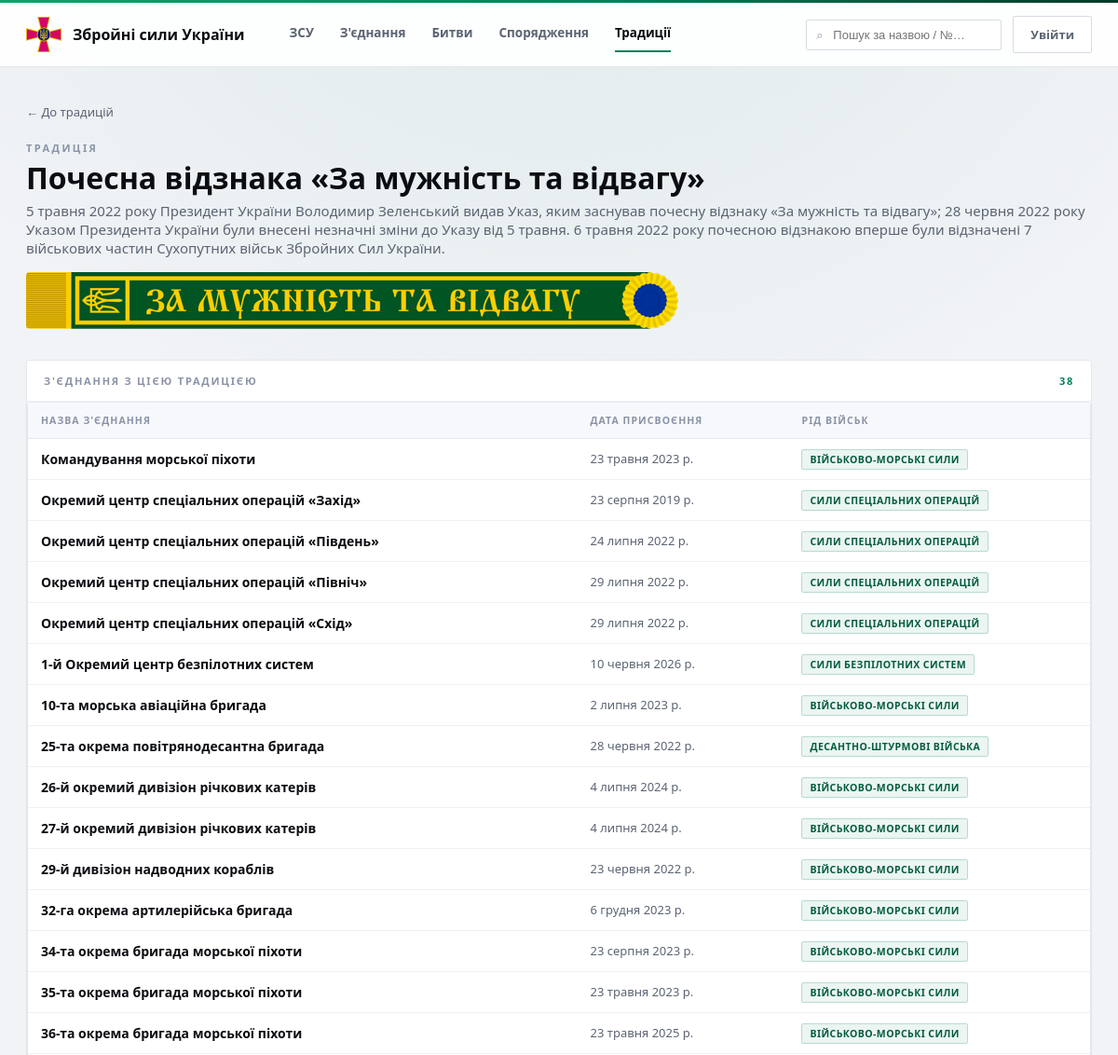
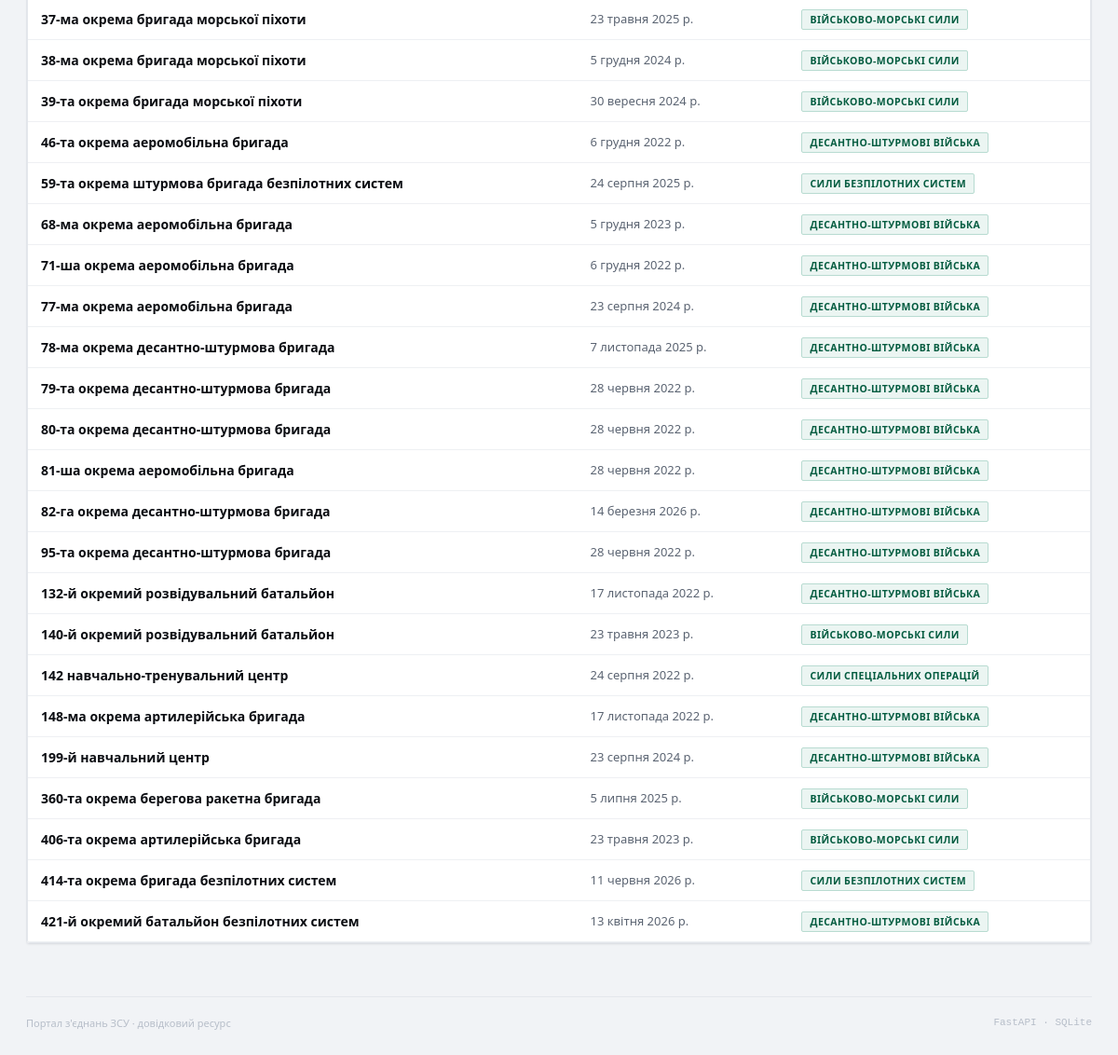
Screenshot of /traditions/1 with the database file from the repository (2 pictures, top to bottom).
### tables this page shows
CREATE TABLE traditions (
    tradition_id   INTEGER PRIMARY KEY,
    title          TEXT NOT NULL UNIQUE,
    description    TEXT,
    created_at     TIMESTAMP NOT NULL DEFAULT CURRENT_TIMESTAMP,
    updated_at     TIMESTAMP NOT NULL DEFAULT CURRENT_TIMESTAMP
, photo TEXT, is_honorific INTEGER DEFAULT 0);

CREATE TABLE brigade_traditions (
    brigade_id      INTEGER NOT NULL REFERENCES brigades (brigade_id),
    tradition_id    INTEGER NOT NULL REFERENCES traditions (tradition_id),
    date_assigned   DATE,
    created_at      TIMESTAMP NOT NULL DEFAULT CURRENT_TIMESTAMP, unit_name TEXT, photo TEXT,
    PRIMARY KEY (brigade_id, tradition_id)
);

CREATE TABLE brigades (
    brigade_id               INTEGER PRIMARY KEY,
    name                     TEXT NOT NULL,
    description              TEXT,
    military_branch_id       INTEGER REFERENCES military_branches (branch_id),
    corps_id                 INTEGER REFERENCES army_corps (corps_id),
    territorial_command_id   INTEGER REFERENCES territorial_commands (command_id),
    troop_type_id            INTEGER REFERENCES troop_types (type_id),
    formed_date              DATE,
    flag_date                DATE,
    location_id              INTEGER REFERENCES locations (location_id),
    emblem_file              TEXT,
    created_at               TIMESTAMP NOT NULL DEFAULT CURRENT_TIMESTAMP,
    updated_at               TIMESTAMP NOT NULL DEFAULT CURRENT_TIMESTAMP, brigade_date DATE, unit_type_id INTEGER REFERENCES unit_types (unit_type_id),
    CHECK (formed_date IS NULL OR flag_date IS NULL OR formed_date <= flag_date)
);

CREATE TABLE military_branches (
    branch_id      INTEGER PRIMARY KEY,
    branch_name    TEXT NOT NULL UNIQUE,
    created_at     TIMESTAMP NOT NULL DEFAULT CURRENT_TIMESTAMP,
    updated_at     TIMESTAMP NOT NULL DEFAULT CURRENT_TIMESTAMP
, details_id INTEGER REFERENCES military_branch_details (details_id));

### app/routers/traditions.py (the view)
@router.get("/{tradition_id}")
def tradition_detail(tradition_id: int, request: Request, db: sqlite3.Connection = Depends(get_db)):
    tradition = db.execute(
        "SELECT * FROM traditions WHERE tradition_id = ?", (tradition_id,)
    ).fetchone()
    brigades = db.execute(
        """SELECT b.brigade_id, b.name, mb.branch_name, ac.corps_name,
                  bt.date_assigned, bt.unit_name
           FROM brigade_traditions bt
           JOIN brigades b ON bt.brigade_id = b.brigade_id
           LEFT JOIN military_branches mb ON b.military_branch_id = mb.branch_id
           LEFT JOIN army_corps ac ON b.corps_id = ac.corps_id
           WHERE bt.tradition_id = ?
           ORDER BY CAST(b.name AS INTEGER), b.name""",
        (tradition_id,),
    ).fetchall()
    return templates.TemplateResponse(
        request,
        "tradition_detail.html",
        {"tradition": tradition, "brigades": brigades},
    )

### app/templates/tradition_detail.html (shortened to what this page needs)
{% extends "base.html" %}
{% block content %}
<a class="back-link" href="/traditions">← До традицій</a>
<div class="detail-head">
  <div class="detail-head__main">
    <div class="detail-eyebrow">Традиція</div>
    <h1>{{ tradition.title }}</h1>
    {% if tradition.description %}<div class="sub" style="margin-top:8px">{{ tradition.description }}</div>{% endif %}
    {% if tradition.photo %}
      <div style="margin-top:16px">
        <img src="/static/img/{{ tradition.photo }}" alt="{{ tradition.title }}"
             style="max-width:100%;height:auto;border-radius:4px">
      </div>
    {% endif %}
  </div>
</div>
<div class="panel">
  <div class="panel__head">
    <span>З'єднання з цією традицією</span>
    <span class="mono" style="color:var(--green)">{{ brigades|length }}</span>
  </div>
  {% if brigades %}
    <div class="table-wrap">
      <table class="brigades-table">
        <thead>
          <tr>
            <th>Назва з'єднання</th>
            <th>Дата присвоєння</th>
            <th>Рід військ</th>
          </tr>
        </thead>
        <tbody>
          {% for b in brigades %}
            <tr onclick="location.href='/brigades/{{ b.brigade_id }}'">
              <td class="cell-name"><b>{{ b.name }}</b></td>
              <td class="mono">{{ b.date_assigned | uk_date }}</td>
              <td><span class="tag tag--branch">{{ b.branch_name or '—' }}</span></td>
            </tr>
          {% endfor %}
        </tbody>
      </table>
    </div>
  {% else %}
    <div class="empty">Жодне з'єднання ще не має цієї традиції.</div>
  {% endif %}
</div>
{% endblock %}

### static/css/style.css (style rules this page uses)
:root { --green: #03815B; --green-hover: #026A4A; --green-deep: #023A28; --green-mid: #0FA36B; --green-light: #1FB37C; --accent-text: #045C40; --tint-bg: rgba(3,129,91,0.08); --tint-border: rgba(3,129,91,0.22); --page: #F1F3F6; --card: #FFFFFF; --line: #E4E7EC; --line-2: #EEF0F3; --line-3: #F1F3F6; --input: #D7DBE2; --ink: #0B0D12; --text: #2B303A; --muted: #5B6472; --faint: #8A93A6; --ghost: #9099A8; --mono: "Cascadia Code","Consolas",ui-monospace,monospace; --shadow: 0 1px 2px rgba(20,22,30,0.04); --shadow-h: 0 8px 24px rgba(3,129,91,0.14); }
* { box-sizing: border-box; }
html, body { margin: 0; padding: 0; }
body { font-family: "Calibri","Source Sans Pro","Segoe UI",system-ui,sans-serif; background: var(--page); background-image: radial-gradient(120% 55% at 50% -8%, rgba(3,129,91,0.08) 0%, rgba(241,243,246,0) 55%); background-attachment: fixed; color: var(--text); -webkit-font-smoothing: antialiased; }
a { color: var(--green); text-decoration: none; }
.back-link { display: inline-block; color: var(--muted); font-size: 13px; margin-bottom: 22px; }
.tag { font-size: 10.5px; letter-spacing: 0.04em; color: var(--muted); background: var(--line-3); border: 1px solid var(--line); padding: 3px 8px; border-radius: 2px; white-space: nowrap; }
.tag--branch { text-transform: uppercase; font-weight: 600; color: var(--accent-text); background: var(--tint-bg); border-color: var(--tint-border); }
.table-wrap { background: #fff; border: 1px solid var(--line); border-radius: 3px; overflow-x: auto; box-shadow: var(--shadow); }
.brigades-table { width: 100%; border-collapse: collapse; min-width: 640px; }
.brigades-table thead th { text-align: left; padding: 12px 14px; color: var(--faint); font-size: 10.5px; letter-spacing: 0.1em; text-transform: uppercase; font-weight: 700; background: #F6F8FB; border-bottom: 1px solid var(--line); }
.brigades-table td { padding: 12px 14px; border-bottom: 1px solid var(--line-2); font-size: 13px; color: var(--muted); }
.brigades-table tbody tr { cursor: pointer; }
.brigades-table .cell-name b { color: var(--ink); font-weight: 600; font-size: 14px; }
.detail-head { display: flex; align-items: flex-start; gap: 22px; flex-wrap: wrap; margin-bottom: 28px; }
.detail-head__main { flex: 1; min-width: 260px; }
.detail-eyebrow { color: var(--faint); font-size: 11px; letter-spacing: 0.22em; text-transform: uppercase; font-weight: 700; margin-bottom: 8px; }
.detail-head__main h1 { margin: 0 0 6px; font-size: 32px; font-weight: 700; color: var(--ink); line-height: 1.05; }
.detail-head__main .sub { color: var(--muted); font-size: 15px; }
.panel { background: #fff; border: 1px solid var(--line); border-radius: 3px; box-shadow: var(--shadow); }
.panel__head { padding: 14px 18px; border-bottom: 1px solid var(--line-2); color: var(--faint); font-size: 11px; letter-spacing: 0.16em; text-transform: uppercase; font-weight: 700; display: flex; justify-content: space-between; align-items: center; }

### rows the page displays
traditions: title "Почесна відзнака «За мужність та відвагу»", description "5 травня 2022 року Президент України Володимир Зеленський видав Указ, яким заснував почесну відзнаку «За мужність та відвагу»; 28 червня 2022 року Указом Президента України були внесені незначні зміни до Указу від 5 травня. 6 травня 2022 року почесною відзнакою вперше були відзначені 7 військових частин Сухопутних військ Збройних Сил України.", photo (picture)
brigade_traditions: name "Командування морської піхоти", date_assigned|uk_date "23 травня 2023 р.", branch_name "ВІЙСЬКОВО-МОРСЬКІ СИЛИ"
brigade_traditions: name "Окремий центр спеціальних операцій «Захід»", date_assigned|uk_date "23 серпня 2019 р.", branch_name "СИЛИ СПЕЦІАЛЬНИХ ОПЕРАЦІЙ"
brigade_traditions: name "Окремий центр спеціальних операцій «Південь»", date_assigned|uk_date "24 липня 2022 р.", branch_name "СИЛИ СПЕЦІАЛЬНИХ ОПЕРАЦІЙ"
brigade_traditions: name "Окремий центр спеціальних операцій «Північ»", date_assigned|uk_date "29 липня 2022 р.", branch_name "СИЛИ СПЕЦІАЛЬНИХ ОПЕРАЦІЙ"
brigade_traditions: name "Окремий центр спеціальних операцій «Схід»", date_assigned|uk_date "29 липня 2022 р.", branch_name "СИЛИ СПЕЦІАЛЬНИХ ОПЕРАЦІЙ"
brigade_traditions: name "1-й Окремий центр безпілотних систем", date_assigned|uk_date "10 червня 2026 р.", branch_name "СИЛИ БЕЗПІЛОТНИХ СИСТЕМ"
brigade_traditions: name "10-та морська авіаційна бригада", date_assigned|uk_date "2 липня 2023 р.", branch_name "ВІЙСЬКОВО-МОРСЬКІ СИЛИ"
brigade_traditions: name "25-та окрема повітрянодесантна бригада", date_assigned|uk_date "28 червня 2022 р.", branch_name "ДЕСАНТНО-ШТУРМОВІ ВІЙСЬКА"
brigade_traditions: name "26-й окремий дивізіон річкових катерів", date_assigned|uk_date "4 липня 2024 р.", branch_name "ВІЙСЬКОВО-МОРСЬКІ СИЛИ"
brigade_traditions: name "27-й окремий дивізіон річкових катерів", date_assigned|uk_date "4 липня 2024 р.", branch_name "ВІЙСЬКОВО-МОРСЬКІ СИЛИ"
brigade_traditions: name "29-й дивізіон надводних кораблів", date_assigned|uk_date "23 червня 2022 р.", branch_name "ВІЙСЬКОВО-МОРСЬКІ СИЛИ"
brigade_traditions: name "32-га окрема артилерійська бригада", date_assigned|uk_date "6 грудня 2023 р.", branch_name "ВІЙСЬКОВО-МОРСЬКІ СИЛИ"
brigade_traditions: name "34-та окрема бригада морської піхоти", date_assigned|uk_date "23 серпня 2023 р.", branch_name "ВІЙСЬКОВО-МОРСЬКІ СИЛИ"
brigade_traditions: name "35-та окрема бригада морської піхоти", date_assigned|uk_date "23 травня 2023 р.", branch_name "ВІЙСЬКОВО-МОРСЬКІ СИЛИ"
brigade_traditions: name "36-та окрема бригада морської піхоти", date_assigned|uk_date "23 травня 2025 р.", branch_name "ВІЙСЬКОВО-МОРСЬКІ СИЛИ"
brigade_traditions: name "37-ма окрема бригада морської піхоти", date_assigned|uk_date "23 травня 2025 р.", branch_name "ВІЙСЬКОВО-МОРСЬКІ СИЛИ"
brigade_traditions: name "38-ма окрема бригада морської піхоти", date_assigned|uk_date "5 грудня 2024 р.", branch_name "ВІЙСЬКОВО-МОРСЬКІ СИЛИ"
brigade_traditions: name "39-та окрема бригада морської піхоти", date_assigned|uk_date "30 вересня 2024 р.", branch_name "ВІЙСЬКОВО-МОРСЬКІ СИЛИ"
brigade_traditions: name "46-та окрема аеромобільна бригада", date_assigned|uk_date "6 грудня 2022 р.", branch_name "ДЕСАНТНО-ШТУРМОВІ ВІЙСЬКА"
brigade_traditions: name "59-та окрема штурмова бригада безпілотних систем", date_assigned|uk_date "24 серпня 2025 р.", branch_name "СИЛИ БЕЗПІЛОТНИХ СИСТЕМ"
brigade_traditions: name "68-ма окрема аеромобільна бригада", date_assigned|uk_date "5 грудня 2023 р.", branch_name "ДЕСАНТНО-ШТУРМОВІ ВІЙСЬКА"
brigade_traditions: name "71-ша окрема аеромобільна бригада", date_assigned|uk_date "6 грудня 2022 р.", branch_name "ДЕСАНТНО-ШТУРМОВІ ВІЙСЬКА"
brigade_traditions: name "77-ма окрема аеромобільна бригада", date_assigned|uk_date "23 серпня 2024 р.", branch_name "ДЕСАНТНО-ШТУРМОВІ ВІЙСЬКА"
brigade_traditions: name "78-ма окрема десантно-штурмова бригада", date_assigned|uk_date "7 листопада 2025 р.", branch_name "ДЕСАНТНО-ШТУРМОВІ ВІЙСЬКА"
brigade_traditions: name "79-та окрема десантно-штурмова бригада", date_assigned|uk_date "28 червня 2022 р.", branch_name "ДЕСАНТНО-ШТУРМОВІ ВІЙСЬКА"
brigade_traditions: name "80-та окрема десантно-штурмова бригада", date_assigned|uk_date "28 червня 2022 р.", branch_name "ДЕСАНТНО-ШТУРМОВІ ВІЙСЬКА"
brigade_traditions: name "81-ша окрема аеромобільна бригада", date_assigned|uk_date "28 червня 2022 р.", branch_name "ДЕСАНТНО-ШТУРМОВІ ВІЙСЬКА"
brigade_traditions: name "82-га окрема десантно-штурмова бригада", date_assigned|uk_date "14 березня 2026 р.", branch_name "ДЕСАНТНО-ШТУРМОВІ ВІЙСЬКА"
brigade_traditions: name "95-та окрема десантно-штурмова бригада", date_assigned|uk_date "28 червня 2022 р.", branch_name "ДЕСАНТНО-ШТУРМОВІ ВІЙСЬКА"
brigade_traditions: name "132-й окремий розвідувальний батальйон", date_assigned|uk_date "17 листопада 2022 р.", branch_name "ДЕСАНТНО-ШТУРМОВІ ВІЙСЬКА"
brigade_traditions: name "140-й окремий розвідувальний батальйон", date_assigned|uk_date "23 травня 2023 р.", branch_name "ВІЙСЬКОВО-МОРСЬКІ СИЛИ"
brigade_traditions: name "142 навчально-тренувальний центр", date_assigned|uk_date "24 серпня 2022 р.", branch_name "СИЛИ СПЕЦІАЛЬНИХ ОПЕРАЦІЙ"
brigade_traditions: name "148-ма окрема артилерійська бригада", date_assigned|uk_date "17 листопада 2022 р.", branch_name "ДЕСАНТНО-ШТУРМОВІ ВІЙСЬКА"
brigade_traditions: name "199-й навчальний центр", date_assigned|uk_date "23 серпня 2024 р.", branch_name "ДЕСАНТНО-ШТУРМОВІ ВІЙСЬКА"
brigade_traditions: name "360-та окрема берегова ракетна бригада", date_assigned|uk_date "5 липня 2025 р.", branch_name "ВІЙСЬКОВО-МОРСЬКІ СИЛИ"
brigade_traditions: name "406-та окрема артилерійська бригада", date_assigned|uk_date "23 травня 2023 р.", branch_name "ВІЙСЬКОВО-МОРСЬКІ СИЛИ"
brigade_traditions: name "414-та окрема бригада безпілотних систем", date_assigned|uk_date "11 червня 2026 р.", branch_name "СИЛИ БЕЗПІЛОТНИХ СИСТЕМ"
brigade_traditions: name "421-й окремий батальйон безпілотних систем", date_assigned|uk_date "13 квітня 2026 р.", branch_name "ДЕСАНТНО-ШТУРМОВІ ВІЙСЬКА"

### other values shown
{{ brigades|length }} "38"
